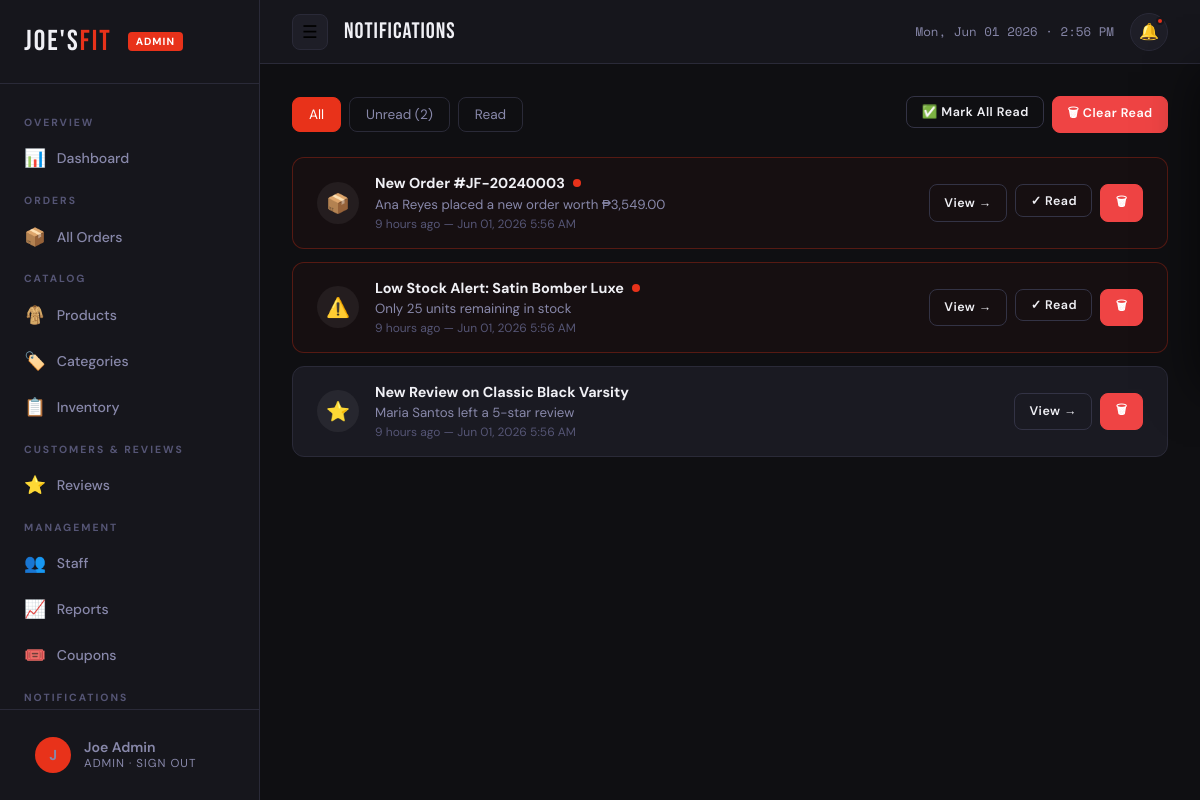
The page /admin/pages/notifications.php (signed in) on the database its author committed.
### tables this page shows
CREATE TABLE `notifications` (
  `id` int(11) NOT NULL AUTO_INCREMENT,
  `type` enum('new_order','low_stock','review','payment','other') DEFAULT 'other',
  `title` varchar(200) NOT NULL,
  `message` text NOT NULL,
  `link` varchar(255) DEFAULT NULL,
  `is_read` tinyint(1) DEFAULT 0,
  `created_at` timestamp DEFAULT CURRENT_TIMESTAMP,
  PRIMARY KEY (`id`)
);

### includes/config.php (called while the page is built, shortened)
<?php
function sanitize($data) {
    return htmlspecialchars(strip_tags(trim($data)));
}
function timeAgo($datetime) {
    $now = new DateTime();
    $ago = new DateTime($datetime);
    $diff = $now->diff($ago);
    if ($diff->h > 0) return $diff->h . ' hour' . ($diff->h > 1 ? 's' : '') . ' ago';
    return 'just now';
}
?>

### admin/pages/notifications.php (the view, shortened to what this page needs)
<?php
require_once '../../includes/config.php';
require_once '../includes/admin_header.php';
$filter = sanitize($_GET['filter'] ?? 'all');
$where  = [];
$whereSQL = $where ? 'WHERE '.implode(' AND ',$where) : '';
$notifications = $pdo->query("SELECT * FROM notifications $whereSQL ORDER BY created_at DESC")->fetchAll();
$unread = $pdo->query("SELECT COUNT(*) FROM notifications WHERE is_read=0")->fetchColumn();
$typeIcons = ['new_order'=>'📦','low_stock'=>'⚠️','review'=>'⭐','payment'=>'💳','other'=>'📢'];
?>
<div style="display:flex;justify-content:space-between;align-items:center;margin-bottom:1.5rem;flex-wrap:wrap;gap:1rem">
  <div style="display:flex;gap:0.5rem">
    <?php foreach (['all'=>'All','unread'=>"Unread ($unread)",'read'=>'Read'] as $f=>$l): ?>
      <a href="?filter=<?= $f ?>" style="padding:0.5rem 1rem;border-radius:8px;border:1px solid var(--border);font-size:0.85rem;<?= $filter===$f?'background:var(--accent);border-color:var(--accent);color:white':'color:var(--text-muted)' ?>"><?= $l ?></a>
    <?php endforeach; ?>
  </div>
  <div style="display:flex;gap:0.5rem">
    <form method="POST">
      <button type="submit" class="btn btn-outline btn-sm">✅ Mark All Read</button>
    </form>
    <form method="POST" onsubmit="return confirm('Clear all read notifications?')">
      <button type="submit" class="btn btn-danger btn-sm">🗑 Clear Read</button>
    </form>
  </div>
</div>
<div style="display:flex;flex-direction:column;gap:0.8rem">
  <?php foreach ($notifications as $n): ?>
    <div class="card" style="<?= !$n['is_read']?'border-color:rgba(232,50,26,0.3);background:rgba(232,50,26,0.03)':'' ?>">
      <div style="padding:1rem 1.5rem;display:flex;align-items:center;gap:1rem;flex-wrap:wrap">
        <div style="width:42px;height:42px;border-radius:50%;background:rgba(255,255,255,0.06);display:flex;align-items:center;justify-content:center;font-size:1.2rem;flex-shrink:0">
          <?= $typeIcons[$n['type']] ?? '📢' ?>
        </div>
        <div style="flex:1;min-width:0">
          <div style="font-weight:700;font-size:0.9rem;margin-bottom:0.2rem;display:flex;align-items:center;gap:0.5rem">
            <?= htmlspecialchars($n['title']) ?>
            <?php if (!$n['is_read']): ?>
              <span style="width:8px;height:8px;border-radius:50%;background:var(--accent);flex-shrink:0"></span>
            <?php endif; ?>
          </div>
          <div style="font-size:0.83rem;color:var(--text-muted)"><?= htmlspecialchars($n['message']) ?></div>
          <div style="font-size:0.75rem;color:var(--text-light);margin-top:0.2rem"><?= timeAgo($n['created_at']) ?> — <?= date('M d, Y g:i A',strtotime($n['created_at'])) ?></div>
        </div>
        <div style="display:flex;gap:0.5rem;flex-shrink:0">
          <?php if ($n['link']): ?>
            <a href="<?= htmlspecialchars($n['link']) ?>" class="btn btn-outline btn-sm">View →</a>
          <?php endif; ?>
          <?php if (!$n['is_read']): ?>
            <form method="POST">
              <button type="submit" class="btn btn-outline btn-sm">✓ Read</button>
            </form>
          <?php endif; ?>
          <form method="POST">
            <button type="submit" class="btn btn-danger btn-sm">🗑</button>
          </form>
        </div>
      </div>
    </div>
  <?php endforeach; ?>
</div>
<?php require_once '../includes/admin_footer.php'; ?>

### admin/assets/css/admin.css (style rules this page uses)
:root { --bg: #0f0f12; --bg-2: #16161c; --bg-3: #1e1e27; --bg-card: #1a1a22; --text: #f0f0f5; --text-muted: #8888aa; --text-light: #555575; --accent: #e8321a; --accent-dark: #c42a14; --accent-glow: rgba(232,50,26,0.25); --blue: #3b82f6; --green: #10b981; --yellow: #f59e0b; --purple: #8b5cf6; --border: #2a2a38; --border-light: #333345; --shadow: 0 4px 24px rgba(0,0,0,0.4); --shadow-lg: 0 8px 48px rgba(0,0,0,0.6); --radius: 12px; --radius-sm: 8px; --font-display: 'Bebas Neue', sans-serif; --font-body: 'DM Sans', sans-serif; --font-mono: 'Space Mono', monospace; --sidebar-w: 260px; --header-h: 64px; --transition: 0.2s ease; }
*, *::before, *::after { box-sizing: border-box; margin: 0; padding: 0; }
html { scroll-behavior: smooth; }
body { font-family: var(--font-body); background: var(--bg); color: var(--text); min-height: 100vh; }
a { color: inherit; text-decoration: none; }
button { cursor: pointer; border: none; background: none; font-family: inherit; }
.card { background: var(--bg-card); border: 1px solid var(--border); border-radius: var(--radius); overflow: hidden; }
.btn { display: inline-flex; align-items: center; gap: 0.4rem; padding: 0.65rem 1.3rem; border-radius: var(--radius-sm); font-weight: 600; font-size: 0.82rem; letter-spacing: 0.5px; transition: all var(--transition); cursor: pointer; border: 1.5px solid transparent; white-space: nowrap; }
.btn-outline { background: transparent; color: var(--text); border-color: var(--border-light); }
.btn-danger { background: #ef4444; color: white; border-color: #ef4444; }
.btn-sm { padding: 0.45rem 0.9rem; font-size: 0.78rem; }

### rows shown on the page
notifications: type "📦", title "New Order #JF-20240003", is_read 0 (drawn), message "Ana Reyes placed a new order worth ₱3,549.00", created_at "9 hours ago", created_at "Jun 01, 2026 5:56 AM"
notifications: type "⚠️", title "Low Stock Alert: Satin Bomber Luxe", is_read 0 (drawn), message "Only 25 units remaining in stock", created_at "9 hours ago", created_at "Jun 01, 2026 5:56 AM"
notifications: type "⭐", title "New Review on Classic Black Varsity", message "Maria Santos left a 5-star review", created_at "9 hours ago", created_at "Jun 01, 2026 5:56 AM"

### other values the page prints
substr($admin['name'], 0, 1) "J"
$admin['name'] "Joe Admin"
$admin['role'] "ADMIN"
$pageTitle "Notifications"
$l "All"
$l "Unread (2)"
$l "Read"
